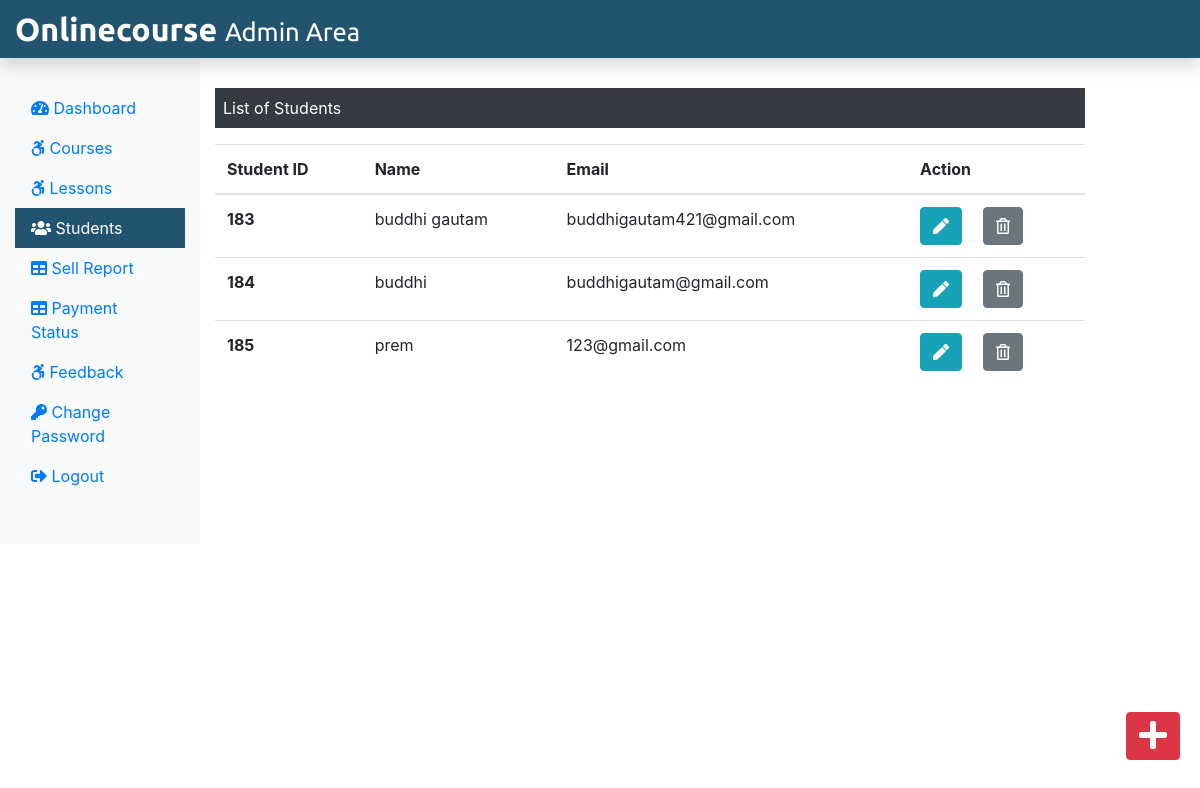
Screenshot of /Admin/students.php (signed in) with the database file from the repository.
### tables this page shows
CREATE TABLE `student` (
  `stu_id` int(11) NOT NULL,
  `stu_name` varchar(255) NOT NULL,
  `stu_email` varchar(255) NOT NULL,
  `stu_pass` varchar(255) NOT NULL,
  `stu_occ` varchar(255) NOT NULL,
  `stu_img` text NOT NULL
);

### Admin/students.php (the view, shortened to what this page needs)
<?php
include('./adminInclude/header.php');
include('../dbConnection.php');
?>
  <div class="col-sm-9 mt-5">
    <p class=" bg-dark text-white p-2">List of Students</p>
    <?php
      $sql = "SELECT * FROM student";
      $result = $conn->query($sql);
      if($result->num_rows > 0){
       echo '<table class="table">
       <thead>
        <tr>
         <th scope="col">Student ID</th>
         <th scope="col">Name</th>
         <th scope="col">Email</th>
         <th scope="col">Action</th>
        </tr>
       </thead>
       <tbody>';
        while($row = $result->fetch_assoc()){
          echo '<tr>';
          echo '<th scope="row">'.$row["stu_id"].'</th>';
          echo '<td>'. $row["stu_name"].'</td>';
          echo '<td>'.$row["stu_email"].'</td>';
          echo '<td><form action="editstudent.php" method="POST" class="d-inline"> <input type="hidden" name="id" value='. $row["stu_id"] .'><button type="submit" class="btn btn-info mr-3" name="view" value="View"><i class="fas fa-pen"></i></button></form>
          <form action="" method="POST" class="d-inline"><input type="hidden" name="id" value='. $row["stu_id"] .'><button type="submit" class="btn btn-secondary" name="delete" value="Delete"><i class="far fa-trash-alt"></i></button></form></td>
         </tr>';
        }
        echo '</tbody>
        </table>';
      } else {
        echo "0 Result";
      }
     ?>
  </div>
 </div>
 <div><a class="btn btn-danger box" href="addnewstudent.php"><i class="fas fa-plus fa-2x"></i></a></div>
</div>
<?php
include('./adminInclude/footer.php');
?>

### css/adminstyle.css (style rules this page uses)
.box { position: fixed; bottom: 10px; right: 20px; margin-bottom: 30px; }

### rows the page displays
student: stu_id "183", stu_name "buddhi gautam", stu_email "buddhigautam421@gmail.com"
student: stu_id "184", stu_name "buddhi", stu_email "buddhigautam@gmail.com"
student: stu_id "185", stu_name "prem", stu_email "123@gmail.com"
